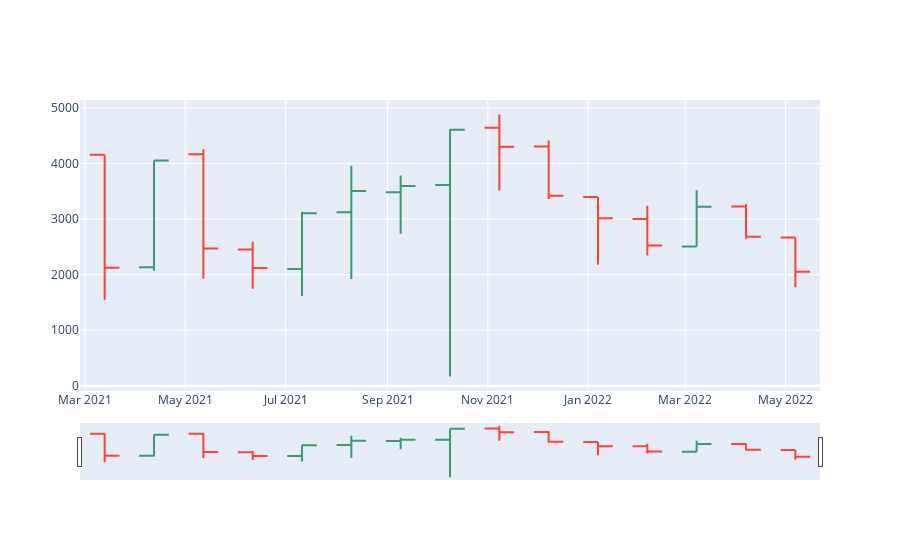

The notebook cell this image was saved under:
### Markdown cell above
Then we have OHCL chart. It is exactly thesame as candle chart, but renders candle wicks differently if you zoom in.

### Code cell
fig = go.Figure(data=[go.Ohlc(x=eth_usdc_pair['timestamp'],
                open=eth_usdc_pair['open'],
                high=eth_usdc_pair['high'],
                low=eth_usdc_pair['low'],
                close=eth_usdc_pair['close'])])

fig.show()

### Figure 1 — Plotly figure (JSON) as saved in the notebook; plotly's stock layout.template omitted (floating-point values rounded to 4 significant figures)
{"data": [{"close": [2124.0, 4055.0, 2469.0, 2119.0, 3104.0, 3504.0, 3597.0, 4609.0, 4304.0, 3421.0, 3016.0, 2526.0, 3221.0, 2682.0, 2053.0], "high": [4157.0, 4055.0, 4257.0, 2591.0, 3130.0, 3961.0, 3784.0, 4615.0, 4881.0, 4414.0, 3397.0, 3239.0, 3518.0, 3270.0, 2667.0], "low": [1548.0, 2070.0, 1925.0, 1747.0, 1615.0, 1922.0, 2735.0, 168.0, 3514.0, 3361.0, 2178.0, 2346.0, 2508.0, 2648.0, 1774.0], "open": [4157.0, 2131.0, 4167.0, 2451.0, 2104.0, 3122.0, 3483.0, 3611.0, 4646.0, 4307.0, 3397.0, 3003.0, 2508.0, 3225.0, 2667.0], "x": ["2021-03-13T00:00:00", "2021-04-12T00:00:00", "2021-05-12T00:00:00", "2021-06-11T00:00:00", "2021-07-11T00:00:00", "2021-08-10T00:00:00", "2021-09-09T00:00:00", "2021-10-09T00:00:00", "2021-11-08T00:00:00", "2021-12-08T00:00:00", "2022-01-07T00:00:00", "2022-02-06T00:00:00", "2022-03-08T00:00:00", "2022-04-07T00:00:00", "2022-05-07T00:00:00"], "type": "ohlc"}], "layout": {"xaxis": {"type": "date", "rangeslider": {"yaxis": {"_template": null, "rangemode": "match"}, "autorange": true, "range": ["2021-02-26", "2022-05-22"]}, "range": ["2021-02-26", "2022-05-22"], "autorange": true}, "yaxis": {"range": [-93.84, 5143.0], "autorange": true}, "autosize": true}}
